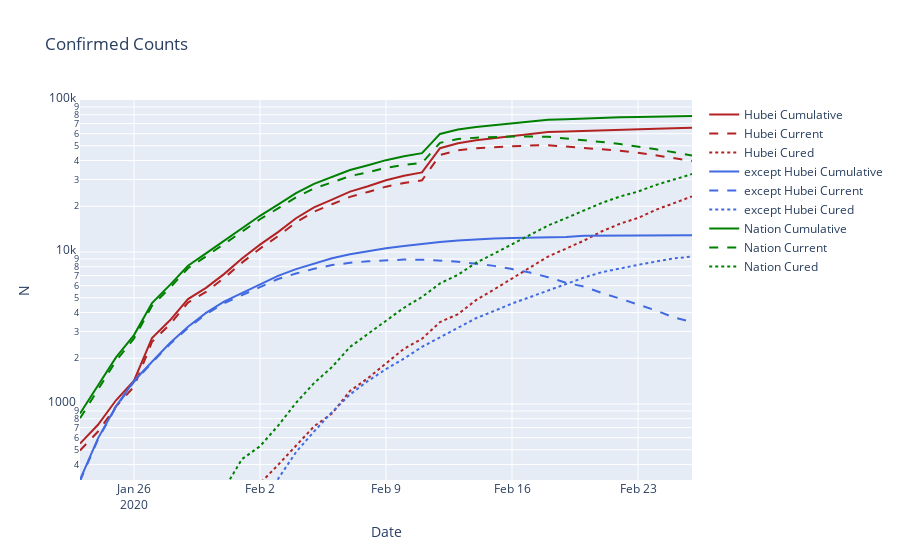

This figure's notebook cell:
### Code cell
fig = go.Figure()
fig.add_trace(
    go.Scatter(x=result_n.date,
               y=result_n.confirmedCount_hubei,
               line=dict(color='firebrick'),
               name='Hubei Cumulative'))
fig.add_trace(
    go.Scatter(x=result_n.date,
               y=result_n.confirmedCount_hubei - result_n.curedCount_hubei -
               result_n.deadCount_hubei,
               line=dict(color='firebrick', dash='dash'),
               name='Hubei Current'))
fig.add_trace(
    go.Scatter(x=result_n.date,
               y=result_n.curedCount_hubei,
               line=dict(color='firebrick', dash='dot'),
               name='Hubei Cured'))
fig.add_trace(
    go.Scatter(x=result_n.date,
               y=result_n.confirmedCount_nothubei,
               line=dict(color='royalblue'),
               name='except Hubei Cumulative'))
fig.add_trace(
    go.Scatter(x=result_n.date,
               y=result_n.confirmedCount_nothubei -
               result_n.curedCount_nothubei - result_n.deadCount_nothubei,
               line=dict(color='royalblue', dash='dash'),
               name='except Hubei Current'))
fig.add_trace(
    go.Scatter(x=result_n.date,
               y=result_n.curedCount_nothubei,
               line=dict(color='royalblue', dash='dot'),
               name='except Hubei Cured'))
fig.add_trace(
    go.Scatter(x=result_n.date,
               y=result_n.confirmedCount_nation,
               line=dict(color='green'),
               name='Nation Cumulative'))
fig.add_trace(
    go.Scatter(x=result_n.date,
               y=result_n.confirmedCount_nation - result_n.curedCount_nation -
               result_n.deadCount_nation,
               line=dict(color='green', dash='dash'),
               name='Nation Current'))
fig.add_trace(
    go.Scatter(x=result_n.date,
               y=result_n.curedCount_nation,
               line=dict(color='green', dash='dot'),
               name='Nation Cured'))
fig.update_layout(yaxis_type="log",
                  title="Confirmed Counts",
                  xaxis_title="Date",
                  yaxis_title="N")
fig.update_yaxes(range=[2.5, 5])
fig.show()
